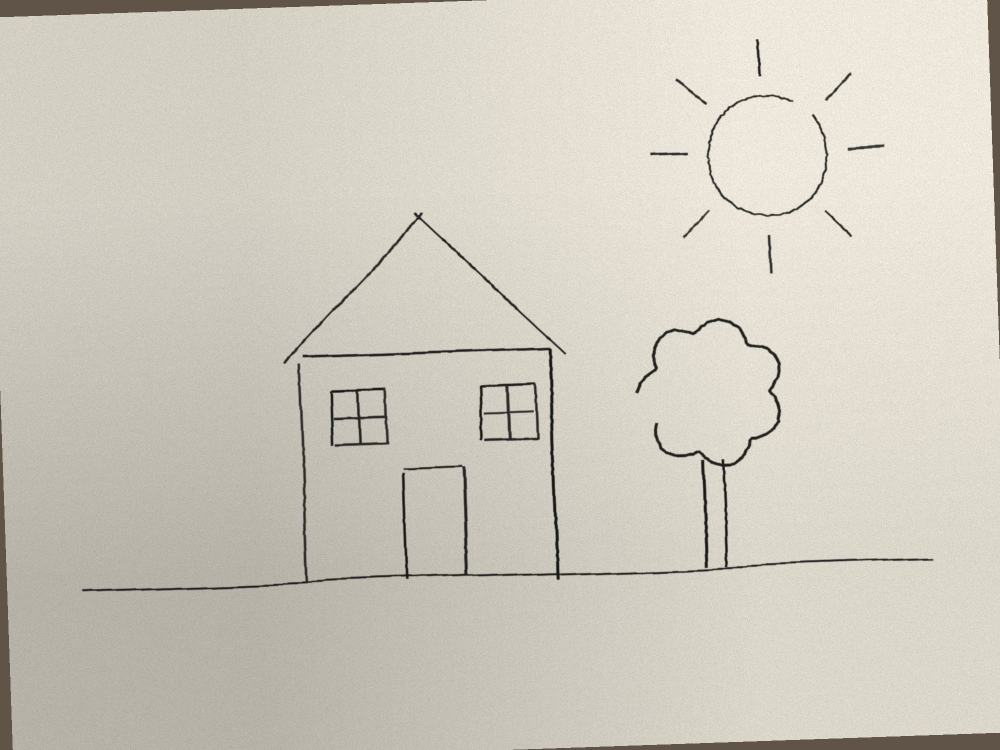
#> input picture evals/tool-comparison/fixtures/sketch.jpg, 2000 x 1500 px (shown at 1/2 size)
$ python step1_rectify.py
#> lines starting #> are read from the running program, lines starting #| are printed output that depends on the picture; after the words box and inside, x2 and y2 are one past the last pixel; in counts of white or black regions, pixels touching at a corner belong together
"""Step 1: find the paper, undo perspective/tilt, flatten lighting, extract ink mask."""
import cv2, numpy as np, json, sys, os
HERE = os.path.dirname(os.path.abspath(__file__))
SRC = os.path.join(HERE, '../../../fixtures/sketch.jpg')
OUT_W = 2000

img = cv2.imread(SRC)
#> img is the input picture: shape (1500, 2000, 3); mean B, G, R 191.7, 203.2, 207.8
gray = cv2.cvtColor(img, cv2.COLOR_BGR2GRAY)
hsv = cv2.cvtColor(img, cv2.COLOR_BGR2HSV)
#> hsv: shape (1500, 2000, 3); mean H, S, V 21.8, 20.4, 207.8
# paper = bright; desk = dark brown
paper = (cv2.GaussianBlur(gray, (0, 0), 3) > 140).astype(np.uint8) * 255
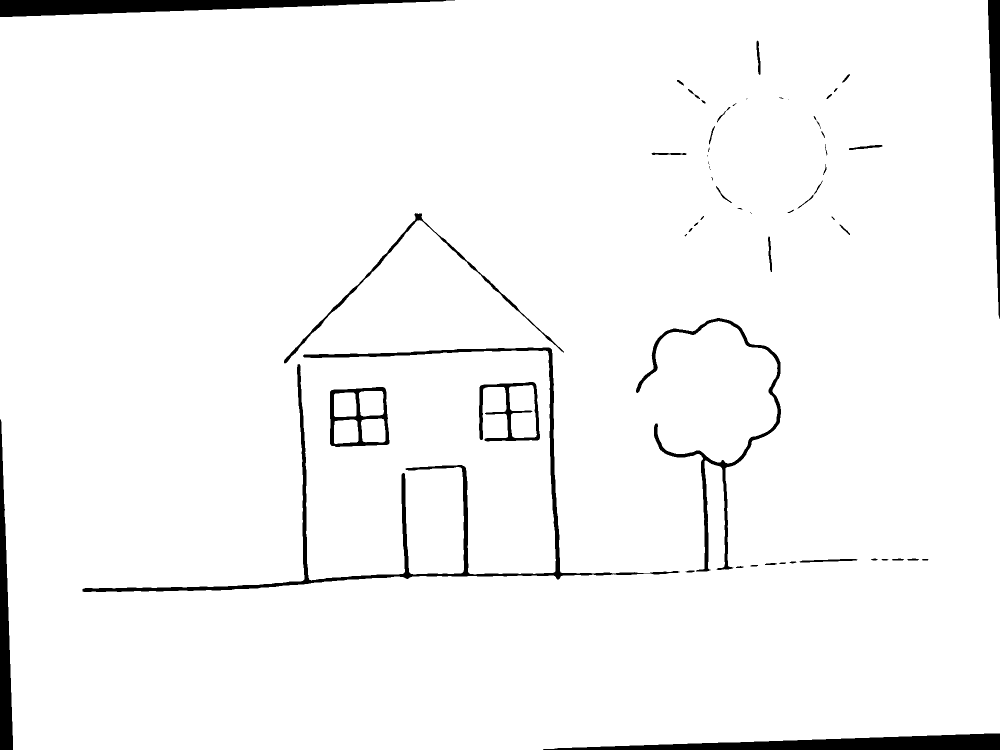
#> paper: shape (1500, 2000) (shown at 1/2 size); 96.8% white; 59 black regions (14 under 20 px), largest, box (x1, y1, x2, y2) and area: (165, 695, 1359, 1184) 20797, (0, 0, 910, 34) 16590, (1086, 1467, 2000, 1500) 16390
paper = cv2.morphologyEx(paper, cv2.MORPH_CLOSE, np.ones((25, 25), np.uint8))
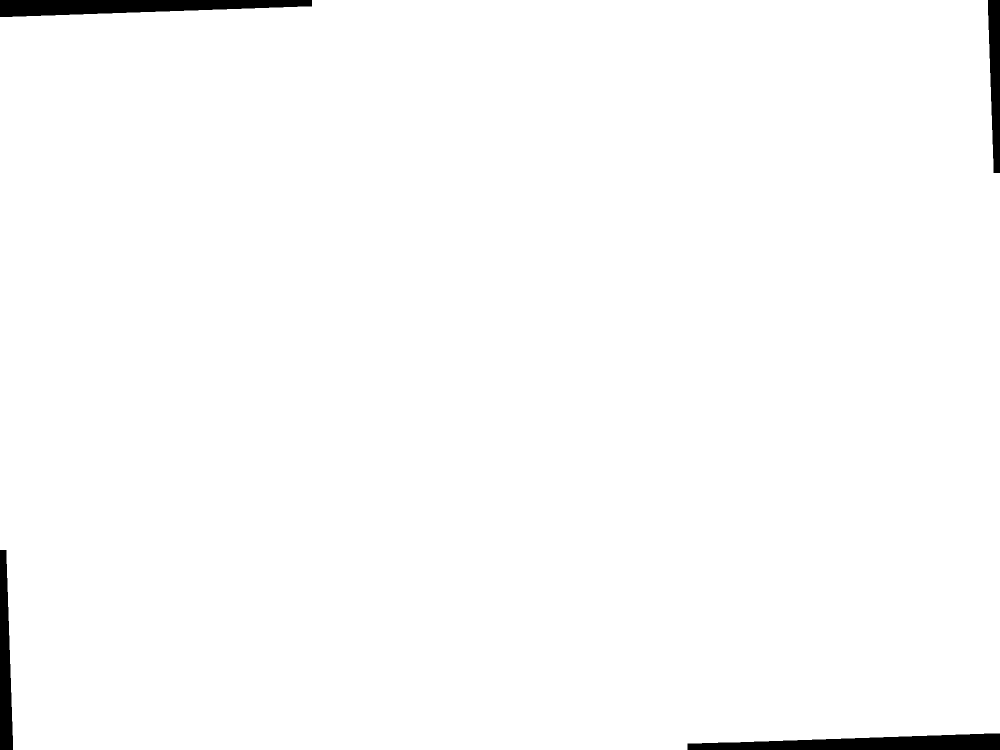
#> paper: shape (1500, 2000) (shown at 1/2 size); 98.6% white; 4 black regions
cnts, _ = cv2.findContours(paper, cv2.RETR_EXTERNAL, cv2.CHAIN_APPROX_SIMPLE)
#> cnts = 1 contour; box (x1, y1, x2, y2) and area: (0, 0, 2000, 1500) 2953436
c = max(cnts, key=cv2.contourArea)
#> c = contour of 146 points, box (x1, y1, x2, y2) (0, 0, 2000, 1500), area 2953436
hull = cv2.convexHull(c)
#> hull = [[1975, 0], [1999, 346], [1999, 1466], [1374, 1499], [26, 1499], [0, 1099], [0, 34], [624, 0]]
quad = None
for eps in np.linspace(0.005, 0.05, 40):
    a = cv2.approxPolyDP(hull, eps * cv2.arcLength(hull, True), True)
    if len(a) == 4:
        quad = a.reshape(4, 2).astype(np.float32); break
#> this loop made 1 pass
#> quad on pass 1: [[1975, 0], [1999, 1466], [26, 1499], [0, 34]]
assert quad is not None
# order TL, TR, BR, BL
s = quad.sum(1); d = np.diff(quad, axis=1).ravel()
#> after `s = quad.sum(1)`: s = [1975, 3465, 1525, 34]
#> after `d = np.diff(quad, axis=1).ravel()`: d = [-1975, -533, 1473, 34]
tl, br = quad[np.argmin(s)], quad[np.argmax(s)]
#> tl = [0, 34]; br = [1999, 1466]
tr, bl = quad[np.argmin(d)], quad[np.argmax(d)]
#> tr = [1975, 0]; bl = [26, 1499]
q = np.array([tl, tr, br, bl], np.float32)
#> q = [[0, 34], [1975, 0], [1999, 1466], [26, 1499]]
wpx = (np.linalg.norm(tr - tl) + np.linalg.norm(br - bl)) / 2
#> wpx = 1974.3
hpx = (np.linalg.norm(bl - tl) + np.linalg.norm(br - tr)) / 2
#> hpx = 1465.7
OUT_H = int(round(OUT_W * hpx / wpx))
#> OUT_H = 1485
# inset a little so no desk pixels survive at the borders
inset = 6.0
dst = np.array([[-inset, -inset], [OUT_W + inset, -inset], [OUT_W + inset, OUT_H + inset], [-inset, OUT_H + inset]], np.float32)
#> dst = [[-6, -6], [2006, -6], [2006, 1491], [-6, 1491]]
M = cv2.getPerspectiveTransform(q, dst)
#> M = [[1.02, -0.0181, -5.39], [0.0176, 1.02, -40.7], [3.22e-07, -7.02e-07, 1]]
warp = cv2.warpPerspective(img, M, (OUT_W, OUT_H), flags=cv2.INTER_CUBIC, borderMode=cv2.BORDER_REPLICATE)
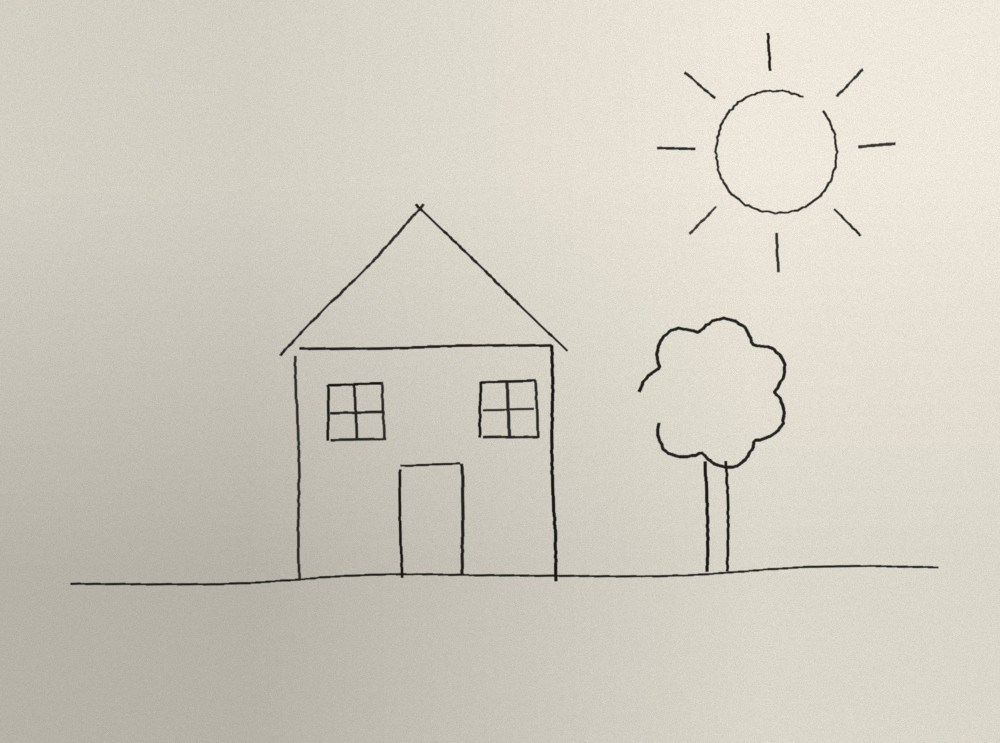
#> warp: shape (1485, 2000, 3) (shown at 1/2 size); mean B, G, R 193.8, 205.2, 209.7
wg = cv2.cvtColor(warp, cv2.COLOR_BGR2GRAY).astype(np.float32)
# flatten shading: divide by a large-scale background estimate (closing removes ink first)
bg = cv2.morphologyEx(wg, cv2.MORPH_CLOSE, np.ones((31, 31), np.uint8))
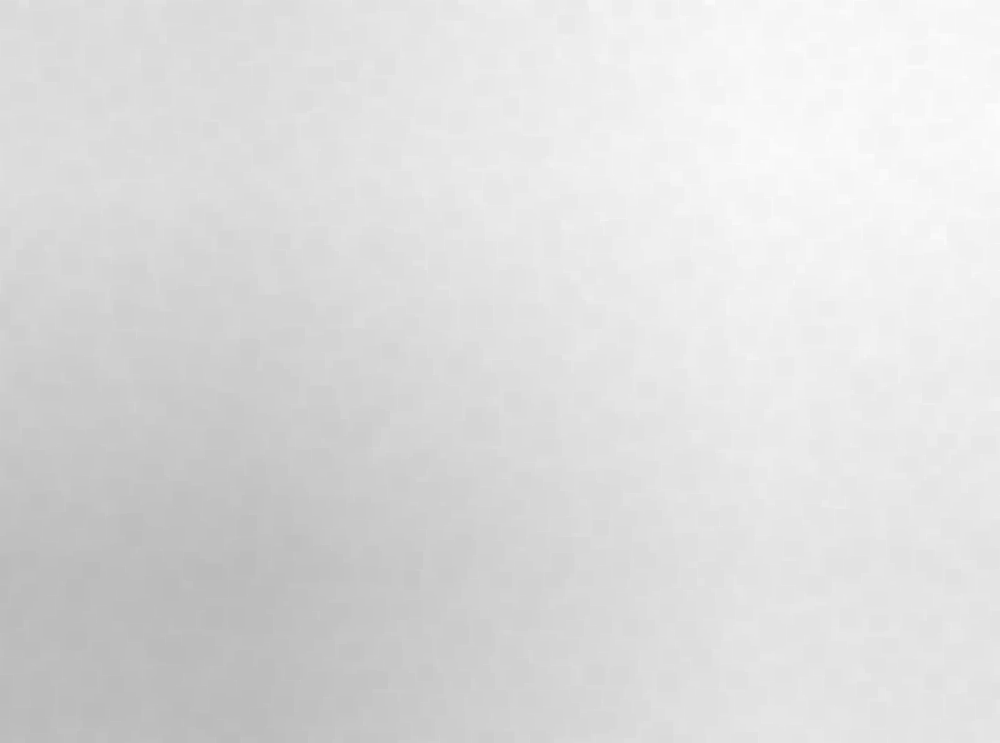
#> bg: shape (1485, 2000) float32 (shown at 1/2 size); min 187, max 254, mean 220.6
bg = cv2.GaussianBlur(bg, (0, 0), 25)
flat = np.clip(wg / np.maximum(bg, 1) * 255, 0, 255).astype(np.uint8)
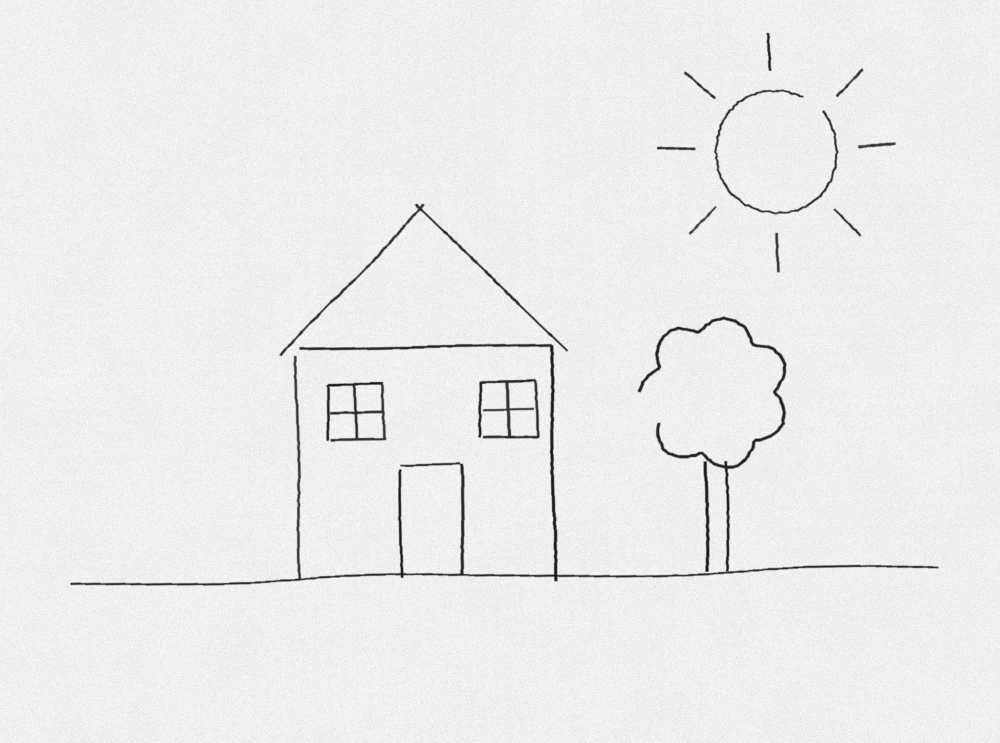
#> flat: shape (1485, 2000) (shown at 1/2 size); min 13, max 255, mean 236.8
flat_s = cv2.GaussianBlur(flat, (0, 0), 1.2)
ink = (flat_s < 170).astype(np.uint8)
#> ink: shape (1485, 2000); values 0 (black) and 1 (white), 1.7% white; 13 white regions, largest, box (x1, y1, x2, y2) and area: (141, 633, 1877, 1172) 30507, (559, 407, 1136, 712) 4598, (956, 758, 1080, 878) 3905
# drop specks
n, lab, st, _ = cv2.connectedComponentsWithStats(ink, 8)
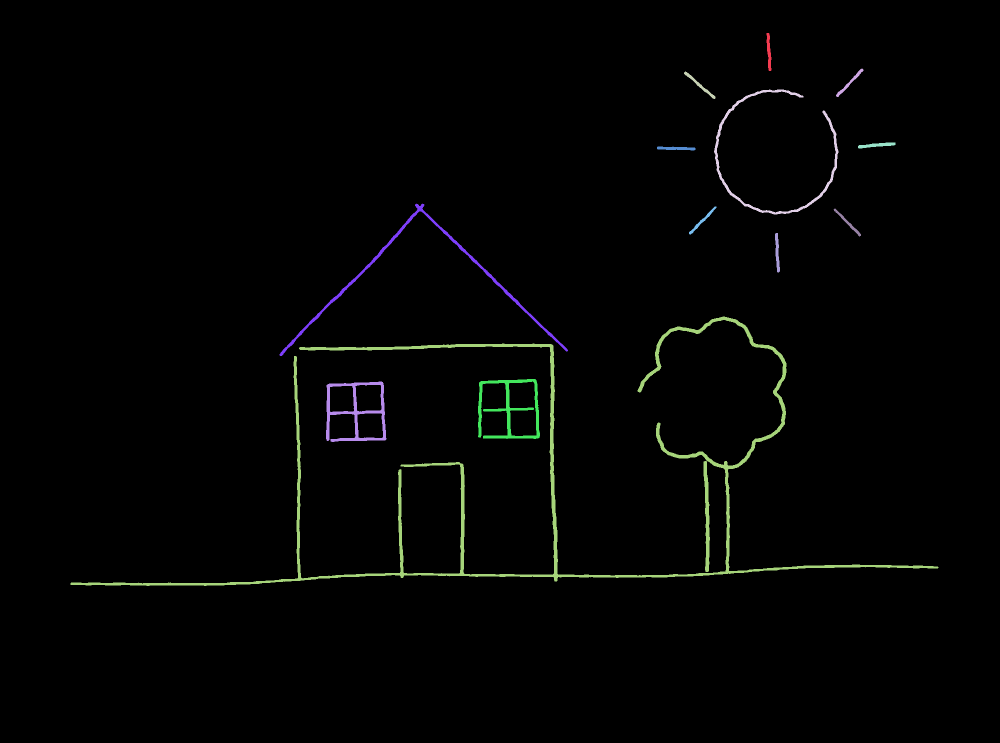
#> lab: shape (1485, 2000) int32 (shown at 1/2 size); 14 distinct labels, from 0 to 13; one colour per label, 0 black
#> n = 14; st = 14 rows, first 6: [0, 0, 2000, 1485, 2919853], [1533, 66, 10, 76, 464], [1672, 137, 55, 57, 430], [1368, 143, 63, 55, 455], [1428, 179, 249, 250, 3723], [1716, 285, 75, 12, 483]
keep = np.zeros(n, bool); keep[1:] = st[1:, cv2.CC_STAT_AREA] >= 60
ink = keep[lab].astype(np.uint8) * 255
cv2.imwrite(os.path.join(HERE, 'work_warp.png'), warp)
cv2.imwrite(os.path.join(HERE, 'work_flat.png'), flat)
cv2.imwrite(os.path.join(HERE, 'work_ink.png'), ink)
json.dump({'quad_src_TL_TR_BR_BL': q.tolist(), 'out_size': [OUT_W, OUT_H], 'inset_px': inset}, open(os.path.join(HERE, 'work_rectify.json'), 'w'), indent=1)
print(q, OUT_W, OUT_H)
#| [[   0.   34.]
#|  [1975.    0.]
#|  [1999. 1466.]
#|  [  26. 1499.]] 2000 1485
